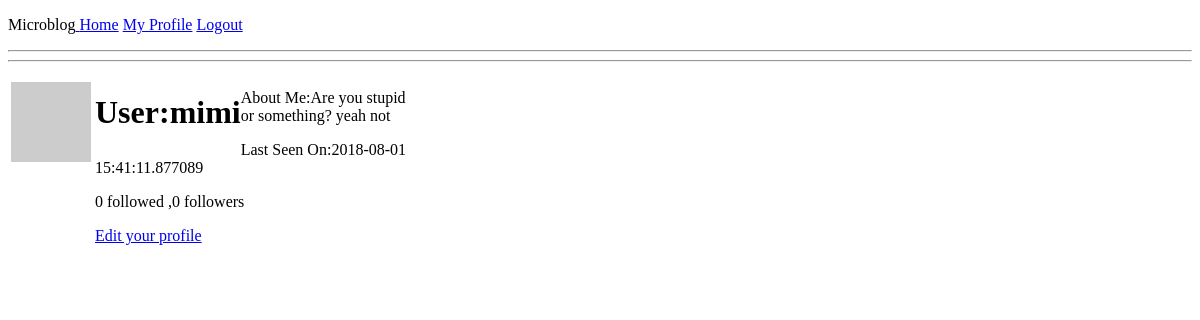
/user/mimi (signed in), run on an earlier commit of the app's database.
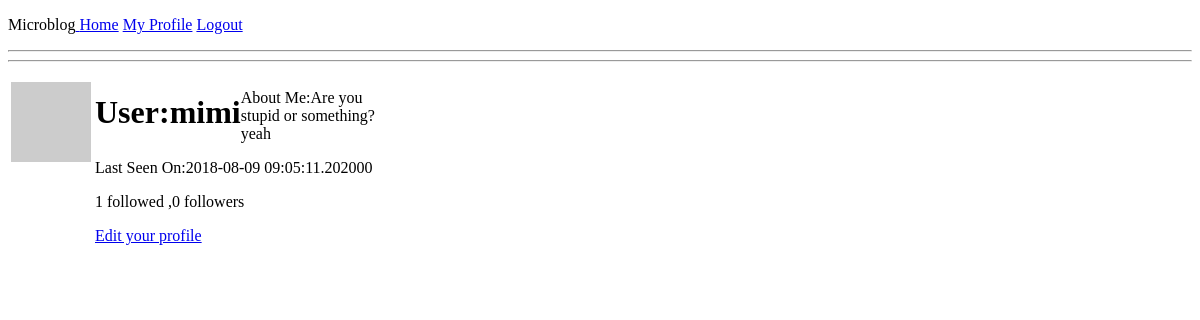
And on a later commit of the database.
### app/models.py (models this page shows, shortened)
class User(db.Model, UserMixin):
    def avatar(self, size):
        digest = md5(self.email.lower().encode('utf-8')).hexdigest()
        return 'https://www.gravatar.com/avatar/{}?d=identicon&s={}'.format(digest, size)
    __tablename__ = 'user'
    id = db.Column(db.Integer, primary_key=True)
    name = db.Column(db.String(64), index=True, unique=True)
    email = db.Column(db.String(120), index=True, unique=True)
    password_hash = db.Column(db.String(128))
    about_me = db.Column(db.String(140))
    last_seen = db.Column(db.DateTime, default=datetime.utcnow)
    posts = db.relationship('Post', backref='author', lazy='dynamic',
                            primaryjoin=(Post.user_id == id)
                            )
    followed = db.relationship('User', secondary=followers,
                               primaryjoin=(followers.c.follower_id == id),
                               secondaryjoin=(followers.c.followed_id == id),
                               backref=db.backref('followers', lazy='dynamic'), lazy='dynamic'
                               )

### app/views.py (the view)
@app.route('/user/<name>')
@login_required
def user(name):
    user = User.query.filter_by(name=name).first_or_404()
    posts = [
        {'author': user, 'body': 'Test post #1'},
        {'author': user, 'body': 'Test post #1'}
    ]
    return render_template('user.html', user=user, post=posts)

### app/models.py (called while the page is built)
@login.user_loader
def load_user(id):
    return User.query.get(int(id))

### app/views.py (called while the page is built)
@app.before_request
def before_request():
    if current_user.is_authenticated:
        current_user.last_seen = datetime.utcnow()
        db.session.commit()

### app/templates/user.html (shortened to what this page needs)
{% extends "base.html"%}
{% block content %}
<table>
    <tr valign='top'>
        <td><img src="{{user.avatar(128)}}" alt=""></td>
        <td>
            <h1>User:{{user.name}}</h1>
            {% if user.about_me %}
            <p>About Me:{{user.about_me}}</p>
            {% endif %}
            {% if user.last_seen %}
            <p>Last Seen On:{{user.last_seen}}</p>
            {% endif %}
            <p>{{ user.followed.count() }} followed ,{{ user.followers.count() }} followers</p>
            {% if user == current_user %}
            <p><a href="{{ url_for('edit_profile') }}">Edit your profile</a></p>
            {% elif not current_user.is_following(user) %}
            <p><a href="{{ url_for('follow', username=user.username) }}">Follow</a></p>
            {% else %}
            <p><a href="{{ url_for('unfollow', username=user.username) }}">Unfollow</a></p>
            {% endif %}
        </td>
    </tr>
    <hr>
</table>
{% endblock %}

What changed in the data, as far as the page shows it:
changed User "mimi": about_me "Are you stupid or something? yeah not" → "Are you stupid or something? yeah"; last_seen "2018-08-01 15:41:11.877089" → "2018-08-09 09:05:11.202000"
Also different on the page:
{{ user.followed.count() }}: "0" → "1"
